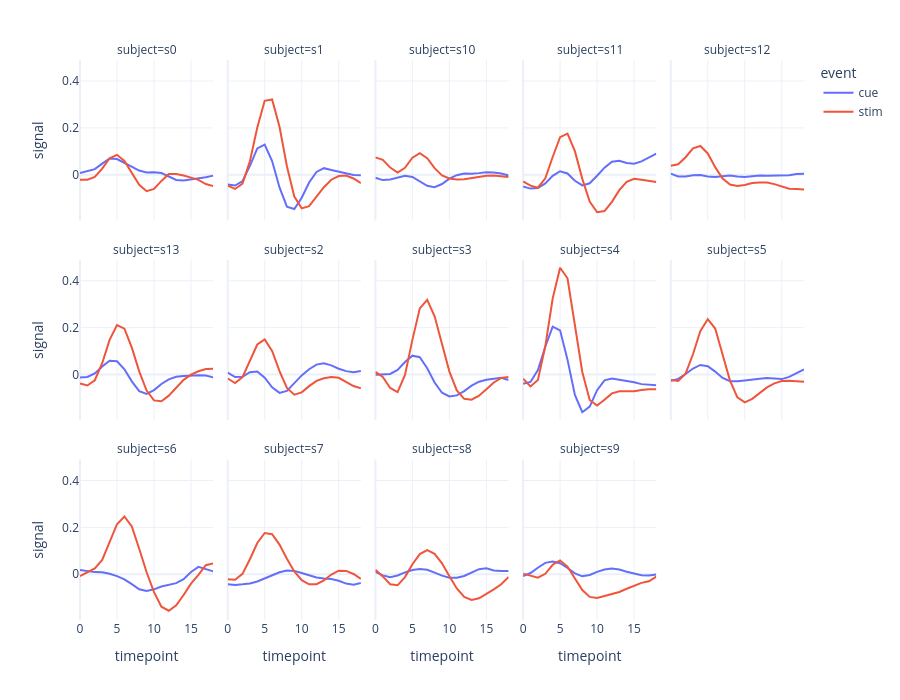

Notebook code cell kept with this figure:
### Code cell
fmri_frontal = fmri.query("region == 'frontal'").sort_values(["subject", "event", "timepoint"])

fig = px.line(
    fmri_frontal,
    x="timepoint",
    y="signal",
    color="event",
    facet_col="subject",
    facet_col_wrap=5,
    height=700
)

fig.update_layout(
    template="plotly_white",
    showlegend=True
)

fig.show()

### Figure 1 — Plotly figure (JSON) as saved in the notebook; plotly's stock layout.template omitted (floating-point values rounded to 4 significant figures)
{"data": [{"hovertemplate": "event=cue<br>subject=s0<br>timepoint=%{x}<br>signal=%{y}<extra></extra>", "legendgroup": "cue", "line": {"color": "#636efa", "dash": "solid"}, "marker": {"symbol": "circle"}, "mode": "lines", "name": "cue", "orientation": "v", "showlegend": true, "type": "scatter", "x": [0, 1, 2, 3, 4, 5, 6, 7, 8, 9, 10, 11, 12, 13, 14, 15, 16, 17, 18], "xaxis": "x11", "y": [0.007766, 0.01644, 0.0243, 0.04786, 0.06978, 0.06709, 0.05078, 0.0346, 0.01817, 0.01003, 0.01098, 0.00746, -0.007125, -0.02173, -0.02408, -0.01964, -0.01719, -0.01038, -0.003497], "yaxis": "y11"}, {"hovertemplate": "event=cue<br>subject=s1<br>timepoint=%{x}<br>signal=%{y}<extra></extra>", "legendgroup": "cue", "line": {"color": "#636efa", "dash": "solid"}, "marker": {"symbol": "circle"}, "mode": "lines", "name": "cue", "orientation": "v", "showlegend": false, "type": "scatter", "x": [0, 1, 2, 3, 4, 5, 6, 7, 8, 9, 10, 11, 12, 13, 14, 15, 16, 17, 18], "xaxis": "x12", "y": [-0.04094, -0.04558, -0.02707, 0.03775, 0.1125, 0.1286, 0.05883, -0.05383, -0.1361, -0.146, -0.09798, -0.03277, 0.01226, 0.02838, 0.02024, 0.01259, 0.004579, -0.0004387, -0.001534], "yaxis": "y12"}, {"hovertemplate": "event=cue<br>subject=s10<br>timepoint=%{x}<br>signal=%{y}<extra></extra>", "legendgroup": "cue", "line": {"color": "#636efa", "dash": "solid"}, "marker": {"symbol": "circle"}, "mode": "lines", "name": "cue", "orientation": "v", "showlegend": false, "type": "scatter", "x": [0, 1, 2, 3, 4, 5, 6, 7, 8, 9, 10, 11, 12, 13, 14, 15, 16, 17, 18], "xaxis": "x13", "y": [-0.01241, -0.02253, -0.01988, -0.01239, -0.004133, -0.008964, -0.02748, -0.04708, -0.0525, -0.0393, -0.01612, -0.001503, 0.005711, 0.0044, 0.007167, 0.01124, 0.01016, 0.005244, -0.003251], "yaxis": "y13"}, {"hovertemplate": "event=cue<br>subject=s11<br>timepoint=%{x}<br>signal=%{y}<extra></extra>", "legendgroup": "cue", "line": {"color": "#636efa", "dash": "solid"}, "marker": {"symbol": "circle"}, "mode": "lines", "name": "cue", "orientation": "v", "showlegend": false, "type": "scatter", "x": [0, 1, 2, 3, 4, 5, 6, 7, 8, 9, 10, 11, 12, 13, 14, 15, 16, 17, 18], "xaxis": "x14", "y": [-0.05003, -0.05881, -0.05677, -0.03684, -0.004533, 0.0153, 0.005734, -0.02537, -0.04493, -0.03614, -0.004138, 0.03053, 0.05577, 0.05951, 0.05013, 0.0471, 0.05711, 0.07376, 0.09052], "yaxis": "y14"}, {"hovertemplate": "event=cue<br>subject=s12<br>timepoint=%{x}<br>signal=%{y}<extra></extra>", "legendgroup": "cue", "line": {"color": "#636efa", "dash": "solid"}, "marker": {"symbol": "circle"}, "mode": "lines", "name": "cue", "orientation": "v", "showlegend": false, "type": "scatter", "x": [0, 1, 2, 3, 4, 5, 6, 7, 8, 9, 10, 11, 12, 13, 14, 15, 16, 17, 18], "xaxis": "x15", "y": [0.005239, -0.007171, -0.007507, -0.002159, -0.0004571, -0.006805, -0.008855, -0.004939, -0.003195, -0.007656, -0.009354, -0.006349, -0.003034, -0.00445, -0.003318, -0.00449, -0.001723, 0.003671, 0.004384], "yaxis": "y15"}, {"hovertemplate": "event=cue<br>subject=s13<br>timepoint=%{x}<br>signal=%{y}<extra></extra>", "legendgroup": "cue", "line": {"color": "#636efa", "dash": "solid"}, "marker": {"symbol": "circle"}, "mode": "lines", "name": "cue", "orientation": "v", "showlegend": false, "type": "scatter", "x": [0, 1, 2, 3, 4, 5, 6, 7, 8, 9, 10, 11, 12, 13, 14, 15, 16, 17, 18], "xaxis": "x6", "y": [-0.01258, -0.01035, 0.004396, 0.03414, 0.0587, 0.05673, 0.02242, -0.02913, -0.07099, -0.08295, -0.06629, -0.04037, -0.02069, -0.009388, -0.005701, -0.003053, -0.002522, -0.00419, -0.01216], "yaxis": "y6"}, {"hovertemplate": "event=cue<br>subject=s2<br>timepoint=%{x}<br>signal=%{y}<extra></extra>", "legendgroup": "cue", "line": {"color": "#636efa", "dash": "solid"}, "marker": {"symbol": "circle"}, "mode": "lines", "name": "cue", "orientation": "v", "showlegend": false, "type": "scatter", "x": [0, 1, 2, 3, 4, 5, 6, 7, 8, 9, 10, 11, 12, 13, 14, 15, 16, 17, 18], "xaxis": "x7", "y": [0.007802, -0.01053, -0.009048, 0.009915, 0.01321, -0.01342, -0.05441, -0.07836, -0.06967, -0.03769, -0.003771, 0.02268, 0.04236, 0.04792, 0.039, 0.02473, 0.01451, 0.01032, 0.01534], "yaxis": "y7"}, {"hovertemplate": "event=cue<br>subject=s3<br>timepoint=%{x}<br>signal=%{y}<extra></extra>", "legendgroup": "cue", "line": {"color": "#636efa", "dash": "solid"}, "marker": {"symbol": "circle"}, "mode": "lines", "name": "cue", "orientation": "v", "showlegend": false, "type": "scatter", "x": [0, 1, 2, 3, 4, 5, 6, 7, 8, 9, 10, 11, 12, 13, 14, 15, 16, 17, 18], "xaxis": "x8", "y": [-0.0005462, 0.0006531, 0.002453, 0.01995, 0.05344, 0.08045, 0.0739, 0.02667, -0.03385, -0.07753, -0.09326, -0.08899, -0.07071, -0.04764, -0.03061, -0.02238, -0.01681, -0.01414, -0.0234], "yaxis": "y8"}, {"hovertemplate": "event=cue<br>subject=s4<br>timepoint=%{x}<br>signal=%{y}<extra></extra>", "legendgroup": "cue", "line": {"color": "#636efa", "dash": "solid"}, "marker": {"symbol": "circle"}, "mode": "lines", "name": "cue", "orientation": "v", "showlegend": false, "type": "scatter", "x": [0, 1, 2, 3, 4, 5, 6, 7, 8, 9, 10, 11, 12, 13, 14, 15, 16, 17, 18], "xaxis": "x9", "y": [-0.03912, -0.03167, 0.01885, 0.1185, 0.2042, 0.1885, 0.06349, -0.08679, -0.1608, -0.1366, -0.06659, -0.02469, -0.01698, -0.02151, -0.0268, -0.03251, -0.04086, -0.04479, -0.04556], "yaxis": "y9"}, {"hovertemplate": "event=cue<br>subject=s5<br>timepoint=%{x}<br>signal=%{y}<extra></extra>", "legendgroup": "cue", "line": {"color": "#636efa", "dash": "solid"}, "marker": {"symbol": "circle"}, "mode": "lines", "name": "cue", "orientation": "v", "showlegend": false, "type": "scatter", "x": [0, 1, 2, 3, 4, 5, 6, 7, 8, 9, 10, 11, 12, 13, 14, 15, 16, 17, 18], "xaxis": "x10", "y": [-0.02703, -0.01849, 0.002121, 0.02569, 0.04083, 0.03583, 0.01255, -0.0144, -0.02829, -0.02884, -0.02554, -0.02333, -0.01815, -0.01498, -0.01721, -0.01951, -0.01007, 0.005884, 0.0225], "yaxis": "y10"}, {"hovertemplate": "event=cue<br>subject=s6<br>timepoint=%{x}<br>signal=%{y}<extra></extra>", "legendgroup": "cue", "line": {"color": "#636efa", "dash": "solid"}, "marker": {"symbol": "circle"}, "mode": "lines", "name": "cue", "orientation": "v", "showlegend": false, "type": "scatter", "x": [0, 1, 2, 3, 4, 5, 6, 7, 8, 9, 10, 11, 12, 13, 14, 15, 16, 17, 18], "xaxis": "x", "y": [0.01865, 0.01406, 0.009211, 0.008901, 0.002407, -0.007726, -0.02146, -0.0423, -0.06396, -0.0709, -0.06423, -0.05201, -0.0437, -0.03765, -0.02081, 0.01005, 0.03151, 0.02042, 0.01225], "yaxis": "y"}, {"hovertemplate": "event=cue<br>subject=s7<br>timepoint=%{x}<br>signal=%{y}<extra></extra>", "legendgroup": "cue", "line": {"color": "#636efa", "dash": "solid"}, "marker": {"symbol": "circle"}, "mode": "lines", "name": "cue", "orientation": "v", "showlegend": false, "type": "scatter", "x": [0, 1, 2, 3, 4, 5, 6, 7, 8, 9, 10, 11, 12, 13, 14, 15, 16, 17, 18], "xaxis": "x2", "y": [-0.04302, -0.04523, -0.04301, -0.03969, -0.03082, -0.01795, -0.003307, 0.008844, 0.01577, 0.0144, 0.005585, -0.005114, -0.01401, -0.01751, -0.01983, -0.02747, -0.03969, -0.04447, -0.03744], "yaxis": "y2"}, {"hovertemplate": "event=cue<br>subject=s8<br>timepoint=%{x}<br>signal=%{y}<extra></extra>", "legendgroup": "cue", "line": {"color": "#636efa", "dash": "solid"}, "marker": {"symbol": "circle"}, "mode": "lines", "name": "cue", "orientation": "v", "showlegend": false, "type": "scatter", "x": [0, 1, 2, 3, 4, 5, 6, 7, 8, 9, 10, 11, 12, 13, 14, 15, 16, 17, 18], "xaxis": "x3", "y": [0.01042, -0.004702, -0.0125, -0.004987, 0.00785, 0.01826, 0.02237, 0.01903, 0.007278, -0.005735, -0.01514, -0.01483, -0.007431, 0.008419, 0.02179, 0.02538, 0.01633, 0.01376, 0.01436], "yaxis": "y3"}, {"hovertemplate": "event=cue<br>subject=s9<br>timepoint=%{x}<br>signal=%{y}<extra></extra>", "legendgroup": "cue", "line": {"color": "#636efa", "dash": "solid"}, "marker": {"symbol": "circle"}, "mode": "lines", "name": "cue", "orientation": "v", "showlegend": false, "type": "scatter", "x": [0, 1, 2, 3, 4, 5, 6, 7, 8, 9, 10, 11, 12, 13, 14, 15, 16, 17, 18], "xaxis": "x4", "y": [-0.008117, 0.005342, 0.02796, 0.0486, 0.05491, 0.04705, 0.02686, 0.003643, -0.008729, -0.003133, 0.01046, 0.02038, 0.02429, 0.02007, 0.01054, 0.00217, -0.00429, -0.0049, -0.0006433], "yaxis": "y4"}, {"hovertemplate": "event=stim<br>subject=s0<br>timepoint=%{x}<br>signal=%{y}<extra></extra>", "legendgroup": "stim", "line": {"color": "#EF553B", "dash": "solid"}, "marker": {"symbol": "circle"}, "mode": "lines", "name": "stim", "orientation": "v", "showlegend": true, "type": "scatter", "x": [0, 1, 2, 3, 4, 5, 6, 7, 8, 9, 10, 11, 12, 13, 14, 15, 16, 17, 18], "xaxis": "x11", "y": [-0.02145, -0.02105, -0.009038, 0.02673, 0.07056, 0.08539, 0.05944, 0.007993, -0.04279, -0.0701, -0.06043, -0.0261, 0.003067, 0.00333, -0.0027, -0.01197, -0.0214, -0.03932, -0.04843], "yaxis": "y11"}, {"hovertemplate": "event=stim<br>subject=s1<br>timepoint=%{x}<br>signal=%{y}<extra></extra>", "legendgroup": "stim", "line": {"color": "#EF553B", "dash": "solid"}, "marker": {"symbol": "circle"}, "mode": "lines", "name": "stim", "orientation": "v", "showlegend": false, "type": "scatter", "x": [0, 1, 2, 3, 4, 5, 6, 7, 8, 9, 10, 11, 12, 13, 14, 15, 16, 17, 18], "xaxis": "x12", "y": [-0.04605, -0.06027, -0.03752, 0.0576, 0.2021, 0.3159, 0.3213, 0.2049, 0.03668, -0.09277, -0.1433, -0.1336, -0.09341, -0.05271, -0.021, -0.005134, -0.002719, -0.01569, -0.03585], "yaxis": "y12"}, {"hovertemplate": "event=stim<br>subject=s10<br>timepoint=%{x}<br>signal=%{y}<extra></extra>", "legendgroup": "stim", "line": {"color": "#EF553B", "dash": "solid"}, "marker": {"symbol": "circle"}, "mode": "lines", "name": "stim", "orientation": "v", "showlegend": false, "type": "scatter", "x": [0, 1, 2, 3, 4, 5, 6, 7, 8, 9, 10, 11, 12, 13, 14, 15, 16, 17, 18], "xaxis": "x13", "y": [0.0744, 0.06356, 0.03089, 0.009599, 0.03004, 0.07273, 0.09224, 0.07111, 0.0283, -0.002734, -0.01536, -0.02011, -0.01942, -0.01374, -0.007162, -0.004118, -0.003057, -0.004571, -0.008928], "yaxis": "y13"}, {"hovertemplate": "event=stim<br>subject=s11<br>timepoint=%{x}<br>signal=%{y}<extra></extra>", "legendgroup": "stim", "line": {"color": "#EF553B", "dash": "solid"}, "marker": {"symbol": "circle"}, "mode": "lines", "name": "stim", "orientation": "v", "showlegend": false, "type": "scatter", "x": [0, 1, 2, 3, 4, 5, 6, 7, 8, 9, 10, 11, 12, 13, 14, 15, 16, 17, 18], "xaxis": "x14", "y": [-0.02842, -0.04623, -0.05515, -0.01499, 0.07596, 0.1607, 0.1761, 0.1009, -0.01735, -0.1143, -0.1598, -0.1546, -0.1154, -0.06524, -0.02956, -0.01691, -0.0208, -0.02535, -0.03078], "yaxis": "y14"}, {"hovertemplate": "event=stim<br>subject=s12<br>timepoint=%{x}<br>signal=%{y}<extra></extra>", "legendgroup": "stim", "line": {"color": "#EF553B", "dash": "solid"}, "marker": {"symbol": "circle"}, "mode": "lines", "name": "stim", "orientation": "v", "showlegend": false, "type": "scatter", "x": [0, 1, 2, 3, 4, 5, 6, 7, 8, 9, 10, 11, 12, 13, 14, 15, 16, 17, 18], "xaxis": "x15", "y": [0.03839, 0.04477, 0.07507, 0.1127, 0.123, 0.09103, 0.03276, -0.0156, -0.04157, -0.04726, -0.04359, -0.03538, -0.03262, -0.03266, -0.03979, -0.04969, -0.05946, -0.06013, -0.06233], "yaxis": "y15"}, {"hovertemplate": "event=stim<br>subject=s13<br>timepoint=%{x}<br>signal=%{y}<extra></extra>", "legendgroup": "stim", "line": {"color": "#EF553B", "dash": "solid"}, "marker": {"symbol": "circle"}, "mode": "lines", "name": "stim", "orientation": "v", "showlegend": false, "type": "scatter", "x": [0, 1, 2, 3, 4, 5, 6, 7, 8, 9, 10, 11, 12, 13, 14, 15, 16, 17, 18], "xaxis": "x6", "y": [-0.03827, -0.04649, -0.02423, 0.04832, 0.1477, 0.2112, 0.1959, 0.1149, 0.01357, -0.06805, -0.1103, -0.1142, -0.09009, -0.05523, -0.02251, -7.565e-05, 0.01409, 0.02349, 0.02443], "yaxis": "y6"}, {"hovertemplate": "event=stim<br>subject=s2<br>timepoint=%{x}<br>signal=%{y}<extra></extra>", "legendgroup": "stim", "line": {"color": "#EF553B", "dash": "solid"}, "marker": {"symbol": "circle"}, "mode": "lines", "name": "stim", "orientation": "v", "showlegend": false, "type": "scatter", "x": [0, 1, 2, 3, 4, 5, 6, 7, 8, 9, 10, 11, 12, 13, 14, 15, 16, 17, 18], "xaxis": "x7", "y": [-0.01699, -0.03643, -0.01074, 0.05746, 0.1282, 0.1499, 0.1011, 0.01476, -0.0573, -0.0861, -0.07594, -0.04945, -0.02701, -0.01609, -0.01043, -0.01385, -0.03063, -0.04908, -0.05847], "yaxis": "y7"}, {"hovertemplate": "event=stim<br>subject=s3<br>timepoint=%{x}<br>signal=%{y}<extra></extra>", "legendgroup": "stim", "line": {"color": "#EF553B", "dash": "solid"}, "marker": {"symbol": "circle"}, "mode": "lines", "name": "stim", "orientation": "v", "showlegend": false, "type": "scatter", "x": [0, 1, 2, 3, 4, 5, 6, 7, 8, 9, 10, 11, 12, 13, 14, 15, 16, 17, 18], "xaxis": "x8", "y": [0.01106, -0.01026, -0.05731, -0.07521, -0.001835, 0.148, 0.2822, 0.319, 0.2483, 0.1278, 0.01253, -0.06752, -0.1035, -0.1074, -0.09036, -0.06314, -0.03402, -0.0144, -0.01092], "yaxis": "y8"}, {"hovertemplate": "event=stim<br>subject=s4<br>timepoint=%{x}<br>signal=%{y}<extra></extra>", "legendgroup": "stim", "line": {"color": "#EF553B", "dash": "solid"}, "marker": {"symbol": "circle"}, "mode": "lines", "name": "stim", "orientation": "v", "showlegend": false, "type": "scatter", "x": [0, 1, 2, 3, 4, 5, 6, 7, 8, 9, 10, 11, 12, 13, 14, 15, 16, 17, 18], "xaxis": "x9", "y": [-0.01752, -0.05052, -0.02276, 0.1205, 0.3243, 0.4556, 0.4107, 0.2185, 0.01096, -0.1087, -0.1324, -0.1079, -0.08044, -0.07123, -0.07069, -0.07094, -0.06594, -0.06251, -0.06326], "yaxis": "y9"}, {"hovertemplate": "event=stim<br>subject=s5<br>timepoint=%{x}<br>signal=%{y}<extra></extra>", "legendgroup": "stim", "line": {"color": "#EF553B", "dash": "solid"}, "marker": {"symbol": "circle"}, "mode": "lines", "name": "stim", "orientation": "v", "showlegend": false, "type": "scatter", "x": [0, 1, 2, 3, 4, 5, 6, 7, 8, 9, 10, 11, 12, 13, 14, 15, 16, 17, 18], "xaxis": "x10", "y": [-0.02298, -0.02718, 0.003836, 0.08663, 0.186, 0.236, 0.1964, 0.08822, -0.02574, -0.09738, -0.1185, -0.1039, -0.07954, -0.05461, -0.0377, -0.02803, -0.02681, -0.02992, -0.03101], "yaxis": "y10"}, {"hovertemplate": "event=stim<br>subject=s6<br>timepoint=%{x}<br>signal=%{y}<extra></extra>", "legendgroup": "stim", "line": {"color": "#EF553B", "dash": "solid"}, "marker": {"symbol": "circle"}, "mode": "lines", "name": "stim", "orientation": "v", "showlegend": false, "type": "scatter", "x": [0, 1, 2, 3, 4, 5, 6, 7, 8, 9, 10, 11, 12, 13, 14, 15, 16, 17, 18], "xaxis": "x", "y": [-0.007947, 0.009567, 0.02536, 0.06112, 0.1349, 0.2135, 0.2468, 0.2039, 0.1088, 0.008617, -0.07596, -0.1382, -0.1555, -0.1328, -0.08851, -0.04014, -0.002926, 0.03858, 0.0465], "yaxis": "y"}, {"hovertemplate": "event=stim<br>subject=s7<br>timepoint=%{x}<br>signal=%{y}<extra></extra>", "legendgroup": "stim", "line": {"color": "#EF553B", "dash": "solid"}, "marker": {"symbol": "circle"}, "mode": "lines", "name": "stim", "orientation": "v", "showlegend": false, "type": "scatter", "x": [0, 1, 2, 3, 4, 5, 6, 7, 8, 9, 10, 11, 12, 13, 14, 15, 16, 17, 18], "xaxis": "x2", "y": [-0.02086, -0.02353, 0.001795, 0.064, 0.1335, 0.1762, 0.1711, 0.1268, 0.06653, 0.01213, -0.02494, -0.04258, -0.04248, -0.02616, -0.0009252, 0.01516, 0.0143, 0.001212, -0.01963], "yaxis": "y2"}, {"hovertemplate": "event=stim<br>subject=s8<br>timepoint=%{x}<br>signal=%{y}<extra></extra>", "legendgroup": "stim", "line": {"color": "#EF553B", "dash": "solid"}, "marker": {"symbol": "circle"}, "mode": "lines", "name": "stim", "orientation": "v", "showlegend": false, "type": "scatter", "x": [0, 1, 2, 3, 4, 5, 6, 7, 8, 9, 10, 11, 12, 13, 14, 15, 16, 17, 18], "xaxis": "x3", "y": [0.01885, -0.009232, -0.04253, -0.04703, -0.01208, 0.04281, 0.08612, 0.1028, 0.08751, 0.04683, -0.0087, -0.06069, -0.09683, -0.1094, -0.1022, -0.08482, -0.06451, -0.04266, -0.01111], "yaxis": "y3"}, {"hovertemplate": "event=stim<br>subject=s9<br>timepoint=%{x}<br>signal=%{y}<extra></extra>", "legendgroup": "stim", "line": {"color": "#EF553B", "dash": "solid"}, "marker": {"symbol": "circle"}, "mode": "lines", "name": "stim", "orientation": "v", "showlegend": false, "type": "scatter", "x": [0, 1, 2, 3, 4, 5, 6, 7, 8, 9, 10, 11, 12, 13, 14, 15, 16, 17, 18], "xaxis": "x4", "y": [0.002888, -0.005616, -0.01444, 0.002063, 0.04064, 0.05895, 0.03281, -0.01822, -0.06707, -0.09656, -0.1012, -0.09276, -0.08366, -0.07548, -0.06182, -0.04801, -0.03674, -0.0301, -0.009959], "yaxis": "y4"}], "layout": {"annotations": [{"font": {}, "showarrow": false, "text": "subject=s6", "x": 0.092, "xanchor": "center", "xref": "paper", "y": 0.2867, "yanchor": "bottom", "yref": "paper"}, {"font": {}, "showarrow": false, "text": "subject=s7", "x": 0.296, "xanchor": "center", "xref": "paper", "y": 0.2867, "yanchor": "bottom", "yref": "paper"}, {"font": {}, "showarrow": false, "text": "subject=s8", "x": 0.5, "xanchor": "center", "xref": "paper", "y": 0.2867, "yanchor": "bottom", "yref": "paper"}, {"font": {}, "showarrow": false, "text": "subject=s9", "x": 0.704, "xanchor": "center", "xref": "paper", "y": 0.2867, "yanchor": "bottom", "yref": "paper"}, {"font": {}, "showarrow": false, "text": "subject=s13", "x": 0.092, "xanchor": "center", "xref": "paper", "y": 0.6433, "yanchor": "bottom", "yref": "paper"}, {"font": {}, "showarrow": false, "text": "subject=s2", "x": 0.296, "xanchor": "center", "xref": "paper", "y": 0.6433, "yanchor": "bottom", "yref": "paper"}, {"font": {}, "showarrow": false, "text": "subject=s3", "x": 0.5, "xanchor": "center", "xref": "paper", "y": 0.6433, "yanchor": "bottom", "yref": "paper"}, {"font": {}, "showarrow": false, "text": "subject=s4", "x": 0.704, "xanchor": "center", "xref": "paper", "y": 0.6433, "yanchor": "bottom", "yref": "paper"}, {"font": {}, "showarrow": false, "text": "subject=s5", "x": 0.908, "xanchor": "center", "xref": "paper", "y": 0.6433, "yanchor": "bottom", "yref": "paper"}, {"font": {}, "showarrow": false, "text": "subject=s0", "x": 0.092, "xanchor": "center", "xref": "paper", "y": 1.0, "yanchor": "bottom", "yref": "paper"}, {"font": {}, "showarrow": false, "text": "subject=s1", "x": 0.296, "xanchor": "center", "xref": "paper", "y": 1.0, "yanchor": "bottom", "yref": "paper"}, {"font": {}, "showarrow": false, "text": "subject=s10", "x": 0.5, "xanchor": "center", "xref": "paper", "y": 1.0, "yanchor": "bottom", "yref": "paper"}, {"font": {}, "showarrow": false, "text": "subject=s11", "x": 0.704, "xanchor": "center", "xref": "paper", "y": 1.0, "yanchor": "bottom", "yref": "paper"}, {"font": {}, "showarrow": false, "text": "subject=s12", "x": 0.908, "xanchor": "center", "xref": "paper", "y": 1.0, "yanchor": "bottom", "yref": "paper"}], "height": 700, "legend": {"title": {"text": "event"}, "tracegroupgap": 0}, "margin": {"t": 60}, "showlegend": true, "xaxis": {"anchor": "y", "domain": [0, 0.184], "title": {"text": "timepoint"}}, "xaxis10": {"anchor": "y10", "domain": [0.816, 1], "matches": "x", "showticklabels": false}, "xaxis11": {"anchor": "y11", "domain": [0, 0.184], "matches": "x", "showticklabels": false}, "xaxis12": {"anchor": "y12", "domain": [0.204, 0.388], "matches": "x", "showticklabels": false}, "xaxis13": {"anchor": "y13", "domain": [0.408, 0.592], "matches": "x", "showticklabels": false}, "xaxis14": {"anchor": "y14", "domain": [0.612, 0.796], "matches": "x", "showticklabels": false}, "xaxis15": {"anchor": "y15", "domain": [0.816, 1], "matches": "x", "showticklabels": false}, "xaxis2": {"anchor": "y2", "domain": [0.204, 0.388], "matches": "x", "title": {"text": "timepoint"}}, "xaxis3": {"anchor": "y3", "domain": [0.408, 0.592], "matches": "x", "title": {"text": "timepoint"}}, "xaxis4": {"anchor": "y4", "domain": [0.612, 0.796], "matches": "x", "title": {"text": "timepoint"}}, "xaxis5": {"anchor": "y5", "domain": [0.816, 1], "matches": "x", "title": {"text": "timepoint"}}, "xaxis6": {"anchor": "y6", "domain": [0, 0.184], "matches": "x", "showticklabels": false}, "xaxis7": {"anchor": "y7", "domain": [0.204, 0.388], "matches": "x", "showticklabels": false}, "xaxis8": {"anchor": "y8", "domain": [0.408, 0.592], "matches": "x", "showticklabels": false}, "xaxis9": {"anchor": "y9", "domain": [0.612, 0.796], "matches": "x", "showticklabels": false}, "yaxis": {"anchor": "x", "domain": [0, 0.2867], "title": {"text": "signal"}}, "yaxis10": {"anchor": "x10", "domain": [0.3567, 0.6433], "matches": "y", "showticklabels": false}, "yaxis11": {"anchor": "x11", "domain": [0.7133, 1.0], "matches": "y", "title": {"text": "signal"}}, "yaxis12": {"anchor": "x12", "domain": [0.7133, 1.0], "matches": "y", "showticklabels": false}, "yaxis13": {"anchor": "x13", "domain": [0.7133, 1.0], "matches": "y", "showticklabels": false}, "yaxis14": {"anchor": "x14", "domain": [0.7133, 1.0], "matches": "y", "showticklabels": false}, "yaxis15": {"anchor": "x15", "domain": [0.7133, 1.0], "matches": "y", "showticklabels": false}, "yaxis2": {"anchor": "x2", "domain": [0, 0.2867], "matches": "y", "showticklabels": false}, "yaxis3": {"anchor": "x3", "domain": [0, 0.2867], "matches": "y", "showticklabels": false}, "yaxis4": {"anchor": "x4", "domain": [0, 0.2867], "matches": "y", "showticklabels": false}, "yaxis5": {"anchor": "x5", "domain": [0, 0.2867], "matches": "y", "showticklabels": false}, "yaxis6": {"anchor": "x6", "domain": [0.3567, 0.6433], "matches": "y", "title": {"text": "signal"}}, "yaxis7": {"anchor": "x7", "domain": [0.3567, 0.6433], "matches": "y", "showticklabels": false}, "yaxis8": {"anchor": "x8", "domain": [0.3567, 0.6433], "matches": "y", "showticklabels": false}, "yaxis9": {"anchor": "x9", "domain": [0.3567, 0.6433], "matches": "y", "showticklabels": false}}}
